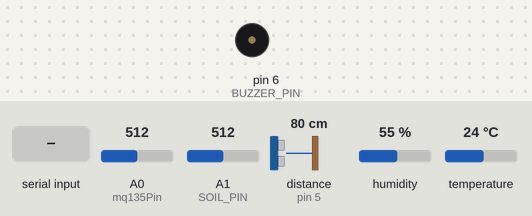
Bench run of a sketch on a simulated Arduino Uno, built with avr-gcc and run on an emulated ATmega328P. Shown: buzzer (waves = sounding, pin HIGH). Inputs (shaded band) come from the test bench; at power-on: distance to the obstacle (sensor on pin 5) 80 cm, A1 (SOIL_PIN) = 512, A0 (mq135Pin) = 512, humidity 55 %, temperature 24 °C. The echo pulse lasts 58.3 µs per cm; pins used as bus, display or sensor lines are not drawn; what the sketch prints to the serial monitor is not drawn.

Above: at 17.0 s.
17.1 s: distance to the obstacle (sensor on pin 5) set to 33 cm
20.6 s: distance to the obstacle (sensor on pin 5) set to 29 cm
At 21.7 s:
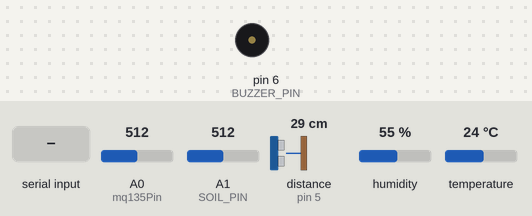
25.9 s: "BUZZER\n" received over Serial
At 26.62 s:
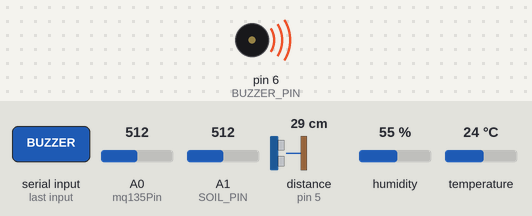
36.0 s: A1 (SOIL_PIN) set to 860
38.7 s: A1 (SOIL_PIN) set to 890
At 39.18 s:
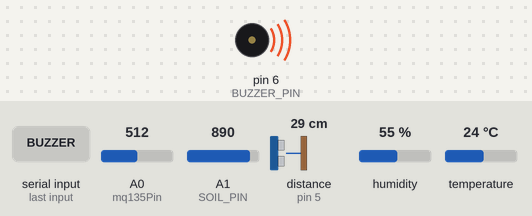
Timing chart, 0 to 41.7 s (numbered marks = the images above; inputs shaded):
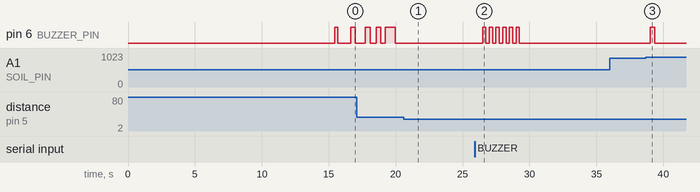

The sketch:

ARDUINO.Ino
```cpp
// SISTEMA COMPLETO MEJORADO - Compatible con Web App v2.0
// Sensores: MQ-135 (Gas), DHT11 (Temp/Hum), HC-SR04 (Distancia), YL-69 (Suelo), Buzzer

#include <DHT.h> // Importa la librería para el sensor DHT.

// Configuración DHT11
#define DHT_PIN 3 // Define el pin digital para el sensor DHT11.
#define DHT_TYPE DHT11 // Define el tipo de sensor DHT.
DHT dht(DHT_PIN, DHT_TYPE); // Inicializa el objeto sensor DHT.

// Configuración Sensor Ultrasónico HC-SR04
#define TRIG_PIN 4 // Define el pin "Trigger" (disparador) del ultrasonido.
#define ECHO_PIN 5 // Define el pin "Echo" (respuesta) del ultrasonido.

// Configuración Sensor Humedad Suelo YL-69
#define SOIL_PIN A1 // Define el pin analógico (A1) para el sensor de suelo.

// Configuración Buzzer
#define BUZZER_PIN 6 // Define el pin digital para el buzzer (alarma).

// Configuración MQ-135 GAS SENSOR
const int mq135Pin = A0; // Define el pin analógico (A0) para el sensor de gas.
int valorReferencia = 0; // Almacena el valor "limpio" del aire al calibrar.
int lecturaActual = 0; // Almacena la lectura actual del gas.

// Variables para detección y control
bool gasDetectado = false; // Bandera (no usada activamente en este loop).
int historialGas[5]; // Array para suavizar lecturas de gas (no usado en el envío final).
int indiceHistorial = 0; // Posición actual en el array 'historialGas'.
unsigned long ultimaLecturaDHT = 0; // Controla cuándo fue la última lectura del DHT.
unsigned long ultimoEnvio = 0; // Controla cuándo fue el último envío de datos por Serial.
const unsigned long INTERVALO_ENVIO = 1000; // Envía datos cada 1 segundo (1000 ms).

// Variables para control de buzzer (alertas locales)
unsigned long inicioAlarmaSuelo = 0; // Controla el tiempo de la alarma de suelo.
unsigned long inicioAlarmaGas = 0; // Controla el tiempo de la alarma de gas.
unsigned long inicioAlarmaDistancia = 0; // Controla el tiempo de la alarma de distancia.
bool alarmaSueloActiva = false; // Bandera para saber si la alarma de suelo está sonando.
bool alarmaGasActiva = false; // Bandera para saber si la alarma de gas está sonando.
bool alarmaDistanciaActiva = false; // Bandera para saber si la alarma de distancia está sonando.

// Esta función se ejecuta una sola vez al encender el Arduino.
void setup() {
  Serial.begin(9600); // Inicia la comunicación serial (misma velocidad que en JS).
  dht.begin(); // Inicia el sensor DHT.

  pinMode(TRIG_PIN, OUTPUT); // Configura el pin TRIG como salida.
  pinMode(ECHO_PIN, INPUT); // Configura el pin ECHO como entrada.
  pinMode(BUZZER_PIN, OUTPUT); // Configura el pin del BUZZER como salida.
  digitalWrite(BUZZER_PIN, LOW); // Asegura que el buzzer esté apagado al inicio.

  // Imprime un mensaje de bienvenida en el Monitor Serial.
  Serial.println(F("╔══════════════════════════════════╗"));
  Serial.println(F("║  SISTEMA RIEGO v2.0 - ARDUINO    ║"));
  Serial.println(F("║    Compatible con Web App        ║"));
  Serial.println(F("╚══════════════════════════════════╝"));

  // El sensor de gas necesita tiempo para calentarse y dar lecturas estables.
  Serial.println(F("🔥 Precalentando MQ-135 (10s)..."));
  delay(10000); // Espera 10 segundos.

  calibrarSensorGas(); // Llama a la función para establecer el "aire limpio".
  probarTodosSensores(); // Llama a la función de auto-test de hardware.

  Serial.println(F("✅ Sistema listo - Enviando datos JSON"));
  Serial.println(F("================================================"));
}

// Esta función se ejecuta en bucle infinito después del setup().
void loop() {
  unsigned long tiempoActual = millis(); // Obtiene el tiempo actual en milisegundos.

  // Lee los sensores (excepto el DHT que es lento).
  int gasValue = leerGasPromedio(); // Lee el sensor de gas.
  float distancia = leerDistancia(); // Lee el sensor de ultrasonido.
  int humedadSuelo = leerHumedadSuelo(); // Lee el sensor de humedad de suelo.

  // El sensor DHT11 es lento, solo debe leerse cada 2 segundos.
  static float temperatura = 0; // 'static' mantiene el valor entre bucles.
  static float humedad = 0; // 'static' mantiene el valor entre bucles.
  if(tiempoActual - ultimaLecturaDHT > 2000) {
    float tempTemp = dht.readTemperature(); // Lee la temperatura.
    float tempHum = dht.readHumidity(); // Lee la humedad del aire.

    // Solo actualiza los valores si la lectura fue exitosa (no 'NaN').
    if(!isnan(tempTemp) && !isnan(tempHum)) {
      temperatura = tempTemp;
      humedad = tempHum;
    }
    ultimaLecturaDHT = tiempoActual; // Registra la hora de esta lectura.
  }

  // Activa el buzzer si hay alguna condición de alarma local.
  controlarBuzzerLocal(gasValue, distancia, humedadSuelo);

  // Controla el envío de datos a la Web App (cada 1 segundo).
  if(tiempoActual - ultimoEnvio >= INTERVALO_ENVIO) {
    // Llama a la función que imprime el JSON por el puerto serial.
    enviarDatosWeb(gasValue, distancia, humedadSuelo, temperatura, humedad);
    ultimoEnvio = tiempoActual; // Registra la hora de este envío.
  }

  delay(300); // Pequeña pausa para estabilizar el bucle (lectura aprox. 3-4 veces/seg).
}

// Mide el nivel de gas "limpio" al inicio.
void calibrarSensorGas() {
  Serial.println(F("⚖️ Calibrando MQ-135..."));

  long suma = 0;
  // Toma 50 lecturas para sacar un promedio estable.
  for(int i = 0; i < 50; i++) {
    suma += analogRead(mq135Pin);
    delay(100);
    if(i % 10 == 0) Serial.print(F("."));
  }

  valorReferencia = suma / 50; // Guarda el promedio como el valor de "aire limpio".

  // Llena el historial inicial con el valor de referencia.
  for(int i = 0; i < 5; i++) {
    historialGas[i] = valorReferencia;
  }

  Serial.println();
  Serial.print(F("🎯 Valor de referencia: "));
  Serial.println(valorReferencia);
}

// Lee el sensor de gas 3 veces y devuelve el promedio (suavizado simple).
int leerGasPromedio() {
  long suma = 0;
  for(int i = 0; i < 3; i++) {
    suma += analogRead(mq135Pin);
    delay(10);
  }

  int promedio = suma / 3; // Calcula el promedio de 3 lecturas.

  // Almacena el promedio en el array 'historialGas' (no usado en el envío).
  historialGas[indiceHistorial] = promedio;
  indiceHistorial = (indiceHistorial + 1) % 5; // Mueve el índice del historial.

  return promedio;
}

// Mide la distancia con el sensor HC-SR04.
float leerDistancia() {
  digitalWrite(TRIG_PIN, LOW); // Apaga el disparador.
  delayMicroseconds(2);
  digitalWrite(TRIG_PIN, HIGH); // Envía un pulso de 10 microsegundos.
  delayMicroseconds(10);
  digitalWrite(TRIG_PIN, LOW);

  // Mide el tiempo que tarda en regresar el eco (con un timeout de 30ms).
  long duracion = pulseIn(ECHO_PIN, HIGH, 30000);

  // Si 'duracion' es 0, hubo un error (timeout).
  if(duracion == 0) {
    return -1; // Devuelve -1 para indicar error.
  }

  // Fórmula para convertir el tiempo de eco a centímetros.
  float distancia = (duracion * 0.034) / 2;

  // Si la distancia está fuera del rango útil del sensor, devuelve error.
  if(distancia > 400 || distancia < 2) {
    return -1;
  }

  return distancia;
}

// Lee el sensor de humedad del suelo (YL-69).
int leerHumedadSuelo() {
  int valorSuelo = analogRead(SOIL_PIN); // Lee el valor analógico (0-1023).

  // Convierte (mapea) el rango analógico a un porcentaje (0-100%).
  // (1023 = seco = 0%) (300 = mojado = 100%) - ¡AJUSTA 300 SEGÚN TU SENSOR!
  int porcentajeHumedad = map(valorSuelo, 1023, 300, 0, 100);

  // Asegura que el valor esté siempre entre 0 y 100.
  if(porcentajeHumedad < 0) porcentajeHumedad = 0;
  if(porcentajeHumedad > 100) porcentajeHumedad = 100;

  return porcentajeHumedad;
}

// Función CLAVE: Envía los datos a la Web App en formato JSON.
void enviarDatosWeb(int gas, float ultra, int suelo, float temp, float hum) {
  // Imprime la cadena de texto JSON en una sola línea.
  Serial.print(F("{"));
  Serial.print(F("\"gas\":"));
  Serial.print(gas);
  Serial.print(F(",\"ultrasonic\":"));

  // Si el ultrasonido falló (dio -1), envía 0.
  if(ultra < 0) {
    Serial.print(F("0"));
  } else {
    Serial.print(ultra, 1); // Envía el ultrasonido con 1 decimal.
  }

  Serial.print(F(",\"soil\":"));
  Serial.print(suelo);
  Serial.print(F(",\"temperature\":"));
  Serial.print(temp, 1); // Envía la temperatura con 1 decimal.
  Serial.print(F(",\"humidity\":"));
  Serial.print(hum, 1); // Envía la humedad con 1 decimal.
  Serial.print(F(",\"timestamp\":"));
  Serial.print(millis()); // Envía el tiempo actual como timestamp.
  Serial.println(F("}")); // Cierra el JSON y envía un salto de línea.

  // Envía también una línea de "DEBUG" legible para el Monitor Serial.
  Serial.print(F("DEBUG: Gas="));
  Serial.print(gas);
  Serial.print(F(" | Ultra="));
  if(ultra < 0) {
    Serial.print(F("ERROR"));
  } else {
    Serial.print(ultra, 1);
    Serial.print(F("cm"));
  }
  Serial.print(F(" | Suelo="));
  Serial.print(suelo);
  Serial.print(F("% | Temp="));
  Serial.print(temp, 1);
  Serial.print(F("°C | Hum="));
  Serial.print(hum, 1);
  Serial.println(F("%"));
}

// Controla el buzzer físico para alertas locales (sin depender de la web).
void controlarBuzzerLocal(int gasValue, float distancia, int humedadSuelo) {
  unsigned long tiempoActual = millis();

  // Define las condiciones críticas (ajusta estos valores).
  int cambioGas = abs(gasValue - valorReferencia); // Calcula cuánto ha subido el gas.
  bool gasCritico = (cambioGas >= 50); // Alarma si el gas sube 50 puntos.
  bool distanciaCritica = (distancia > 0 && distancia < 5) || distancia > 30; // Alarma si está muy lleno (<5cm) o muy vacío (>30cm).
  bool sueloMuySeco = (humedadSuelo < 20); // Alarma si el suelo está bajo el 20%.

  // ALARMA DE GAS (máxima prioridad).
  if(gasCritico) {
    if(!alarmaGasActiva) {
      alarmaGasActiva = true; // Activa la bandera de alarma.
      inicioAlarmaGas = tiempoActual;
    }
    // Genera un pitido rápido e intermitente (BEEP-BEEP-BEEP).
    digitalWrite(BUZZER_PIN, (tiempoActual % 300) < 150 ? HIGH : LOW);
  } else {
    if(alarmaGasActiva) {
      alarmaGasActiva = false; // Desactiva la bandera.
      digitalWrite(BUZZER_PIN, LOW); // Apaga el buzzer.
    }
  }

  // ALARMA DE DISTANCIA (solo si no hay alarma de gas).
  if(distanciaCritica && !gasCritico) {
    if(!alarmaDistanciaActiva) {
      alarmaDistanciaActiva = true;
      inicioAlarmaDistancia = tiempoActual;
    }

    // Suena solo por 2 segundos (pitido medio).
    if(tiempoActual - inicioAlarmaDistancia < 2000) {
      digitalWrite(BUZZER_PIN, (tiempoActual % 500) < 250 ? HIGH : LOW);
    } else {
      digitalWrite(BUZZER_PIN, LOW);
      alarmaDistanciaActiva = false; // Se auto-apaga después de 2 seg.
    }
  } else if(!distanciaCritica) {
    alarmaDistanciaActiva = false; // Resetea si la distancia vuelve a la normalidad.
  }

  // ALARMA DE SUELO (prioridad más baja).
  if(sueloMuySeco && !gasCritico && !alarmaDistanciaActiva) {
    if(!alarmaSueloActiva) {
      alarmaSueloActiva = true;
      inicioAlarmaSuelo = tiempoActual;
    }
    // Genera un pitido lento (BEEP... BEEP... BEEP...).
    digitalWrite(BUZZER_PIN, (tiempoActual % 1500) < 200 ? HIGH : LOW);
  } else {
    // Apaga la alarma de suelo solo si ya no está seco.
    if(alarmaSueloActiva && !sueloMuySeco) {
      alarmaSueloActiva = false;
      digitalWrite(BUZZER_PIN, LOW);
    }
  }
}

// Prueba rápida de hardware al inicio (solo visible en Monitor Serial).
void probarTodosSensores() {
  Serial.println(F("🧪 Probando todos los sensores..."));

  // Probar DHT11
  Serial.print(F("🌡️ DHT11: "));
  float t = dht.readTemperature();
  float h = dht.readHumidity();

  if(isnan(h) || isnan(t)) {
    Serial.println(F("❌ Sin respuesta (verificar pin 3)"));
  } else {
    Serial.print(F("✅ OK - "));
    Serial.print(t);
    Serial.print(F("°C, "));
    Serial.print(h);
    Serial.println(F("%"));
  }

  // Probar Ultrasónico
  Serial.print(F("📏 HC-SR04: "));
  float dist = leerDistancia();
  if(dist < 0) {
    Serial.println(F("❌ Sin respuesta (verificar pins 4/5)"));
  } else {
    Serial.print(F("✅ OK - "));
    Serial.print(dist);
    Serial.println(F(" cm"));
  }

  // Probar sensor de suelo
  Serial.print(F("🌱 YL-69: "));
  int suelo = leerHumedadSuelo();
  Serial.print(F("✅ OK - "));
  Serial.print(suelo);
  Serial.println(F("% humedad"));

  // Probar MQ-135
  Serial.print(F("💨 MQ-135: "));
  int gas = leerGasPromedio();
  Serial.print(F("✅ OK - Valor: "));
  Serial.println(gas);

  // Probar buzzer
  Serial.print(F("🔊 Buzzer: "));
  digitalWrite(BUZZER_PIN, HIGH);
  delay(200);
  digitalWrite(BUZZER_PIN, LOW);
  Serial.println(F("✅ OK"));

  Serial.println(F("━━━━━━━━━━━━━━━━━━━━━━━━━━━━━━━━━"));
}

// Función opcional: Permite recibir comandos desde el Monitor Serial de Arduino.
void serialEvent() {
  if (Serial.available()) {
    String comando = Serial.readStringUntil('\n'); // Lee el comando.
    comando.trim(); // Limpia espacios en blanco.

    // Si escribes "STATUS" y das Enter...
    if(comando == "STATUS") {
      Serial.println(F("Sistema funcionando correctamente"));
      Serial.print(F("Referencia gas: "));
      Serial.println(valorReferencia);
      Serial.print(F("Uptime: "));
      Serial.print(millis() / 1000);
      Serial.println(F(" segundos"));
    }
    // Si escribes "CALIBRAR"...
    else if(comando == "CALIBRAR") {
      Serial.println(F("Recalibrando sensor de gas..."));
      calibrarSensorGas();
    }
    // Si escribes "TEST"...
    else if(comando == "TEST") {
      probarTodosSensores();
    }
    // Si escribes "BUZZER"...
    else if(comando.startsWith("BUZZER")) {
      Serial.println(F("Probando buzzer 3 segundos..."));
      unsigned long inicio = millis();
      while(millis() - inicio < 3000) {
        digitalWrite(BUZZER_PIN, (millis() % 500) < 250 ? HIGH : LOW);
      }
      digitalWrite(BUZZER_PIN, LOW);
      Serial.println(F("Buzzer test completado"));
    }
  }
}
```

Measured:
- the behaviour switches between 878 and 879 on A1 (SOIL_PIN) (found by bisection; images 2 and 3)
- after the input at 20.6 s, pin 6 (BUZZER_PIN): stops changing and stays LOW
- after the input at 25.9 s, pin 6 (BUZZER_PIN): alternates HIGH for 0.25 s and LOW for 0.25 s, 12 changes in all, then stays LOW, starting after 0.60 s
- after the input at 36.0 s, every drawn part: stays the same
- after the input at 38.7 s, pin 6 (BUZZER_PIN): LOW → HIGH after 0.32 s, → LOW 0.33 s later
